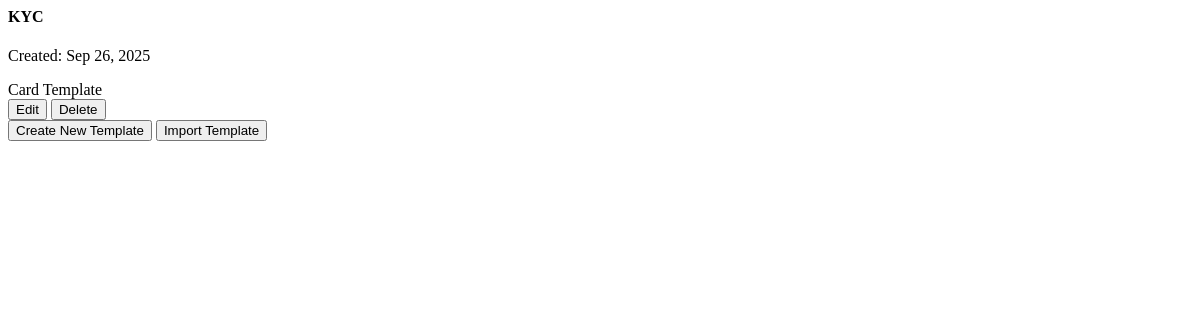
/cardgen/org/1/, run on an earlier commit of the app's database.
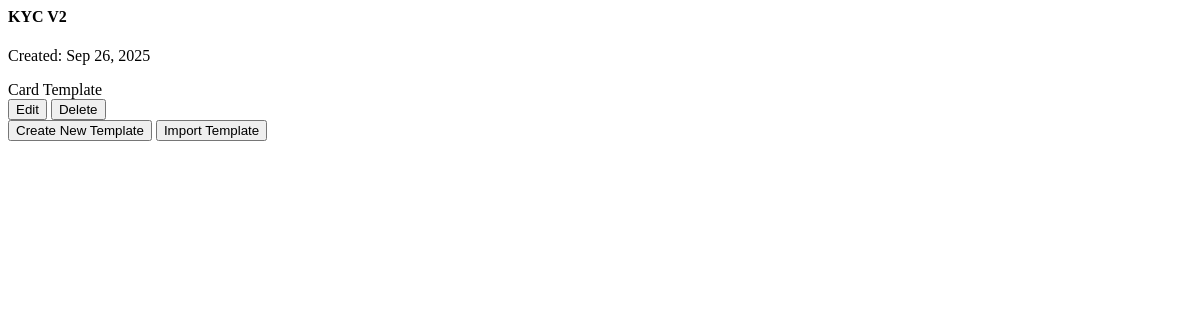
And on a later commit of the database.
### cardgen/models.py (models this page shows, shortened)
class card_template(models.Model):
    name = models.CharField(max_length=255)
    organisation = models.ForeignKey('core.organisation', on_delete=models.CASCADE)
    template_data = models.JSONField()
    global_vars = models.JSONField(default=dict, blank=True)
    openai_thread_id = models.CharField(max_length=255, blank=True, null=True)
    created_at = models.DateTimeField(auto_now_add=True)
    updated_at = models.DateTimeField(auto_now=True)

### cardgen/views.py (the view)
# urls.py: path('org/<int:org_id>/', views.get_card_templates, name='cardgen_templates'),
def get_card_templates(request, org_id):
    org = get_object_or_404(organisation, id=org_id)
    templates = card_template.objects.filter(organisation=org)
    return render(request, "cardgen/templates_list.html", {"templates": templates, "org": org})

### templates/cardgen/templates_list.html (shortened to what this page needs)
<div class="space-y-4">
    {% for template in templates %}
        <div class="border border-gray-200 rounded-lg p-4 hover:bg-gray-50 transition-colors">
            <div class="flex items-center justify-between">
                <div class="flex-1 min-w-0">
                    <h4 class="text-lg font-medium text-gray-900 mb-1">{{ template.name }}</h4>
                    <p class="text-sm text-gray-500 mb-2">
                        Created: {{ template.created_at|date:"M d, Y" }}
                    </p>
                    <div class="flex flex-wrap gap-2">
                        <span class="inline-flex items-center px-2 py-1 rounded-full text-xs font-medium bg-blue-100 text-blue-800">
                            Card Template
                        </span>
                    </div>
                </div>
                <div class="flex items-center space-x-2 ml-4">
                    <button onclick="editTemplate({{ template.id }})"
                            class="px-3 py-2 text-sm bg-blue-500 text-white rounded hover:bg-blue-600 transition-colors">
                        Edit
                    </button>
                    <button onclick="deleteTemplate({{ template.id }}, '{{ template.name|escapejs }}')"
                            class="px-3 py-2 text-sm bg-red-500 text-white rounded hover:bg-red-600 transition-colors">
                        Delete
                    </button>
                </div>
            </div>
        </div>
    {% endfor %}
</div>
<div class="mt-6 flex justify-center space-x-3">
    <button onclick="showCreateTemplateModal({{ org.id }})"
            class="px-4 py-2 bg-blue-500 text-white rounded hover:bg-blue-600 transition-colors">
        Create New Template
    </button>
    <button onclick="showImportTemplateModal({{ org.id }})"
            class="px-4 py-2 bg-green-500 text-white rounded hover:bg-green-600 transition-colors">
        Import Template
    </button>
</div>

What changed in the data, as far as the page shows it:
removed card_template: name "KYC", created_at "Sep 26, 2025"
added card_template: name "KYC V2", created_at "Sep 26, 2025"
